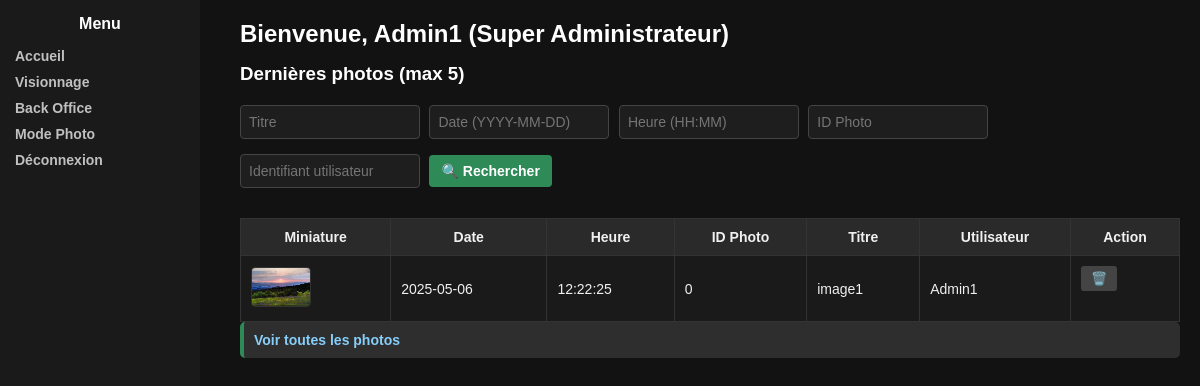
The page /home.php (signed in) on the database its author committed.
### tables this page shows
CREATE TABLE "PHOTO" ("photoID" INTEGER NOT NULL, "userID" INTEGER NOT NULL, "titre" TEXT NOT NULL, "dateP" DATE NOT NULL, "heureP" TIME NOT NULL, "supr" TEXT NOT NULL, "chemin" TEXT UNIQUE, PRIMARY KEY("photoID" AUTOINCREMENT), FOREIGN KEY("userID") REFERENCES "USER"("userID"));

CREATE TABLE "USER" ("userID" INTEGER NOT NULL, "mdp" TEXT NOT NULL, "acID" TEXT NOT NULL, "prenom" TEXT NOT NULL, "nom" TEXT NOT NULL, "role" TEXT NOT NULL, "tentatives" INTEGER, bloque TEXT DEFAULT 'non', PRIMARY KEY("userID" AUTOINCREMENT));

### home.php (the view, shortened to what this page needs)
<?php
require_once('bdd.php');
$name_filtre = $_GET['nom'] ?? '';
$date_filtre = $_GET['date'] ?? '';
$hour_filtre = $_GET['heure'] ?? '';
$photo_id_filtre = $_GET['photoid'] ?? '';
$user_filtre = $_GET['utilisateur'] ?? '';
$stmt = $pdo->prepare("
    SELECT P.*, U.acID
    FROM PHOTO P
    JOIN USER U ON P.userID = U.userID
    WHERE supr = 'non'
    ORDER BY dateP DESC, heureP DESC
    LIMIT 5
");
$stmt->execute();
$photos = $stmt->fetchAll(PDO::FETCH_ASSOC);
$photos = array_filter($photos, function ($photo) use ($name_filtre, $date_filtre, $hour_filtre, $photo_id_filtre, $user_filtre) {
    return stripos($photo['titre'], $name_filtre) !== false
        && stripos($photo['dateP'], $date_filtre) !== false
        && stripos($photo['heureP'], $hour_filtre) !== false
        && stripos($photo['photoID'], $photo_id_filtre) !== false
        && stripos($photo['acID'], $user_filtre) !== false;
});
?>
<!DOCTYPE html>
<html lang="fr">
<head>
    <link rel="stylesheet" href="assets/css/style.css">
</head>
<body>
<div class="menu">
    <h3>Menu</h3>
    <ul>
        <?php if ($_SESSION['role'] !== 'invite') : ?>
            <li><a href="home.php">Accueil</a></li>
            <li><a href="visionnage.php">Visionnage</a></li>
            <?php if ($_SESSION['role'] === 'Administrateur' || $_SESSION['role'] === 'Super Administrateur') : ?>
                <li><a href="back-office.php">Back Office</a></li>
            <?php endif; ?>
        <?php endif; ?>
        <li><a href="mode-photo.php">Mode Photo</a></li>
        <li><a href="logout.php">Déconnexion</a></li>
    </ul>
</div>
<div class="container">
    <h2>Bienvenue, <?= htmlspecialchars($_SESSION['user']) ?> (<?= $_SESSION['role'] ?>)</h2>
    <h3>Dernières photos (max 5)</h3>
    <form method="get">
        <input type="text" name="nom" placeholder="Titre" value="<?= htmlspecialchars($name_filtre) ?>">
        <input type="text" name="date" placeholder="Date (YYYY-MM-DD)" value="<?= htmlspecialchars($date_filtre) ?>">
        <input type="text" name="heure" placeholder="Heure (HH:MM)" value="<?= htmlspecialchars($hour_filtre) ?>">
        <input type="text" name="photoid" placeholder="ID Photo" value="<?= htmlspecialchars($photo_id_filtre) ?>">
        <input type="text" name="utilisateur" placeholder="Identifiant utilisateur" value="<?= htmlspecialchars($user_filtre) ?>">
        <button type="submit">🔍 Rechercher</button>
    </form>
    <table>
        <thead>
        <tr>
            <th>Miniature</th>
            <th>Date</th>
            <th>Heure</th>
            <th>ID Photo</th>
            <th>Titre</th>
            <th>Utilisateur</th>
            <th>Action</th>
        </tr>
        </thead>
        <tbody>
        <?php foreach ($photos as $photo): ?>
            <?php if (isset($photo['chemin'], $photo['dateP'], $photo['photoID'], $photo['titre'], $photo['acID'], $photo['heureP'])): ?>
                <tr>
                    <td>
                        <a href="assets/images/<?= htmlspecialchars($photo['chemin']) ?>" download>
                            <img src="assets/images/<?= htmlspecialchars($photo['chemin']) ?>" width="60" alt="Miniature">
                        </a>
                    </td>
                    <td><?= htmlspecialchars($photo['dateP']) ?></td>
                    <td><?= htmlspecialchars($photo['heureP']) ?></td>
                    <td><?= htmlspecialchars($photo['photoID']) ?></td>
                    <td><?= htmlspecialchars($photo['titre']) ?></td>
                    <td><?= htmlspecialchars($photo['acID']) ?></td>
                    <td>
                        <form method="post" onsubmit="return confirm('Envoyer cette photo à la corbeille ?');">
                            <button type="submit">🗑️</button>
                        </form>
                    </td>
                </tr>
            <?php endif; ?>
        <?php endforeach; ?>
        </tbody>
    </table>
    <p><a href="visionnage.php">Voir toutes les photos</a></p>
</div>
</body>
</html>

### assets/css/style.css (style rules this page uses)
* { box-sizing: border-box; margin: 0; padding: 0; }
body { font-family: Arial, sans-serif; background-color: #121212; color: #f0f0f0; }
.menu { background-color: #1a1a1a; padding: 15px; width: 200px; height: 100vh; position: fixed; top: 0; left: 0; font-size: 14px; }
.menu h3 { color: #ffffff; text-align: center; margin-bottom: 15px; font-size: 16px; }
.menu ul { list-style: none; }
.menu ul li { margin: 10px 0; }
.menu ul li a { text-decoration: none; color: #c0c0c0; }
.container { margin-left: 220px; padding: 20px; }
h2, h3 { margin-bottom: 15px; color: #ffffff; }
form { margin-bottom: 20px; }
form input[type="text"], form input[type="password"], form input[type="number"], form select { padding: 8px; margin: 5px 5px 10px 0; border: 1px solid #444; border-radius: 4px; background-color: #1e1e1e; color: #f0f0f0; width: 180px; font-size: 14px; }
form button { padding: 8px 12px; background-color: #2e8b57; border: none; border-radius: 4px; color: white; font-weight: bold; font-size: 14px; cursor: pointer; }
table { width: 100%; border-collapse: collapse; margin-top: 10px; background-color: #1a1a1a; color: #f0f0f0; font-size: 14px; }
th, td { padding: 10px; border: 1px solid #333; }
th { background-color: #2a2a2a; }
td button { padding: 5px 10px; background-color: #444; color: white; border: none; border-radius: 3px; font-size: 13px; }
td form { display: inline-block; margin-right: 6px; }
img { border-radius: 4px; border: 1px solid #333; transition: transform 0.2s; }
a { color: #87cefa; text-decoration: none; font-weight: bold; margin-right: 8px; }
p { padding: 10px; background-color: #2e2e2e; border-left: 4px solid #2e8b57; border-radius: 5px; font-size: 14px; margin-bottom: 15px; }

### rows shown on the page
photo: chemin (picture), dateP "2025-05-06", heureP "12:22:25", photoID "0", titre "image1", userID.acID "Admin1"

### other values the page prints
$_SESSION['user'] "Admin1"
$_SESSION['role'] "Super Administrateur"
